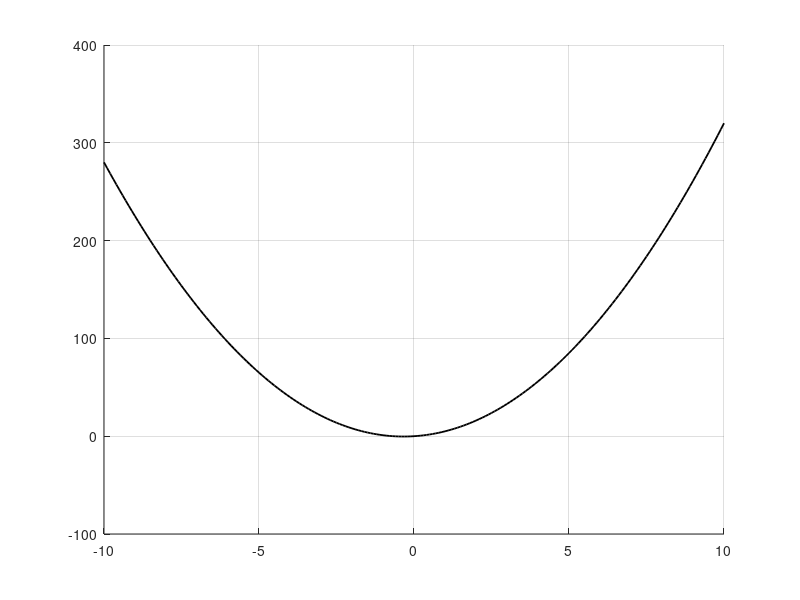

The MATLAB source for this figure: (Note: this script raises an error after producing the figure.)
% EN.525.645.82.SP25 Homework 4
% Written by Brian Caskey on 03/15/2025

clear, clc

%% 4.1.1 
% Use Newton’s method to find the value of x for which the curve 
% y = 2x + 3x^2 is equal to 0.
%
% note that y' = 2 + 6x

% initial guess
x = nan(1,1000);
x(1) = 5;

% convergence criteria
e = 0.001;

% run loop (stop at 1000 loops)
for n = 1:1000

    % compute f(x_n) and f'(x_n)
    f_x_n  = 2*x(n) + 3*x(n)^2;
    fp_x_n = 2 + 6*x(n);

    % now compute x_n+1 via the equation from 
    % https://en.wikipedia.org/wiki/Newton%27s_method
    %
    % x_n+1 = x_n - f(x_n) / f'(x_n)
    x(n+1) = x(n) - f_x_n / fp_x_n;

    % display iteration
    fprintf("x_n = %f\nx(n+1) = %f\n\n", x(n), x(n+1));

    % if the convergence criteria is met, finish loop
    if abs(x(n) - x(n+1)) < e
        break
    end

end


% ---- Run plot check for fun -----
figure(); grid on; hold on;

% set up x axis data
xPlt = -10:0.1:10;

% plot actual function
fnEvl = 2.*xPlt + 3.*xPlt.^2;
plot(xPlt, fnEvl, 'k', 'LineWidth', 1.3);

yline(0)

% now plot lines
c = colormap(turbo(numel(find(~isnan(x)))));
for i = 1:numel(find(~isnan(x)))
    
    % plot point on function
    scatter(x(i), 2*x(i) + 3*x(i)^2, 'x', 'MarkerEdgeColor', c(i,:)); 

    % plot tangent line
    m = 2 + 6*x(i);
    plot(xPlt,  m*(xPlt - x(i)) + 2*x(i) + 3*x(i)^2, '--', 'Color', c(i,:));
    
    xline(x(i+1), ':', 'Color', c(i,:), 'LineWidth', 1.5)
end


%% 4.1.2
% For M = E - e sin E, solve for E when M = pi/2 and e = .3
clear, clc

% From the lecture notes: 
% To solve for E, solve for the roots of the equation `f(E) = E - e sinE - M`
% - Since sin(E) can be expressed as a polynomial by using Taylor series, we know that f(E) has a solution
% - More importantly, this solution can be found using iterative techniques
%
% 1. write as f(x) = 0
% 2. guess an initial value x = x0
% 3. compute the derivative f'(x0)
% 4. solve iteratively for the value of x_n that makes f(x_n) = 0

% constants from problem
M = pi/2;
e = 0.3;

% convergence criteria
eps = 0.001;

% initial guess
x = nan(1,1000);
x(1) = 5;

% run loop (stop at 1000 loops)
for n = 1:1000

    % compute f(x_n) and f'(x_n)
    f_x_n  = x(n) - e * sin(x(n)) - M;
    fp_x_n = 1 - e * cos(x(n));

    % now compute x_n+1 via the equation from 
    % https://en.wikipedia.org/wiki/Newton%27s_method
    %
    % x_n+1 = x_n - f(x_n) / f'(x_n)
    x(n+1) = x(n) - f_x_n / fp_x_n;

    % display iteration
    fprintf("x_n = %f\nx(n+1) = %f\n\n", x(n), x(n+1));

    % if the convergence criteria is met, finish loop
    if abs(x(n) - x(n+1)) < eps
        break
    end

end


% ---- Run plot check for fun -----
figure(); grid on; hold on;

% set up x axis data
xPlt = -10:0.1:10;

% plot actual function
fnEvl = xPlt - e * sin(xPlt) - M;
plot(xPlt, fnEvl, 'r', 'LineWidth', 1.3);

yline(0)

% now plot lines
c = colormap(winter(numel(find(~isnan(x)))));
for i = 1:numel(find(~isnan(x)))
    
    % plot point on function
    scatter(x(i), x(i) - e * sin(x(i)) - M, 'x', 'MarkerEdgeColor', c(i,:)); 

    % plot tangent line
    m = 1 - e * cos(x(i));
    plot(xPlt,  m*(xPlt - x(i)) + x(i) - e * sin(x(i)) - M, '--', 'Color', c(i,:));

    xline(x(i+1), ':', 'Color', c(i,:), 'LineWidth', 1.5)
end


%% 4.2.2 
% Define two circles in a two-dimensional plane that overlap. Specify the 
% centers of the two circles as points x1, y1 and x2, y2. Use Newton’s 
% method to find the two points x01, y01 and x02, y02 at which the circles 
% intersect. This is how GPS works. Specifically, the locations of the GPS 
% satellites are known. A GPS receiver measures the distance to each 
% satellite, thus defining a circle of position on the surface of the 
% earth that corresponds to each satellite. The points at which the circles 
% from multiple satellites intersect are computed, thus defining one’s 
% location on the surface of the earth.
clear, clc

% circle equations
%   Circle 1: F1 = (x - x1)² + (y - y1)² - r1² = 0
%   Circle 2: F2 = (x - x2)² + (y - y2)² - r2² = 0
%
% The jacobian of the systen is
%   J = [dF1/dx  dF1/dy
%        dF2/dx  dF2/dy]
%
% where (using the chain rule) we can find
%   dF1/dx = 2*(x-x1)
%   dF1/dy = 2*(y-y1)
%   dF2/dx = 2*(x-x2)
%   dF2/dy = 2*(y/y2)
%
% The equations from the wiki page below are then followed
% https://en.wikipedia.org/wiki/Newton%27s_method#Multidimensional_formulations 

% circle 1
x1 = 5;
y1 = 10;
r1 = 9;

% circle 2
x2 = -10; 
y2 = -8;
r2 = 15;

% initial guess
X = nan(2,1000);
X(:,1) = [x1; 0];

% convergence criteria
eps = 0.001;

% run loop (stop at 1000 loops)
for n = 1:1000

    % compute circle equations
    F1 = (X(1,n) - x1)^2 + (X(2,n) - y1)^2 - r1^2;
    F2 = (X(1,n) - x2)^2 + (X(2,n) - y2)^2 - r2^2;

    % Jacobian matrix
    J = [2*(X(1,n) - x1), 2*(X(2,n) - y1);
         2*(X(1,n) - x2), 2*(X(2,n) - y2)];

    % Function vector
    F = [F1; F2];

    % Newton & update step: solve J * delta = -F
    delta = -J \ F;
    X(1,n+1) = X(1,n) + delta(1);
    X(2,n+1) = X(2,n) + delta(2);

    % display iteration
    fprintf("X(n) = %f %f \nX(n+1) = %f %f\n\n", X(1,n), X(2,n), X(1,n+1), X(2,n+1));

    % if convergence criteria is met, break
    if norm(delta) < eps
        break;
    end
 
end

% -- Now plot to confirm
th = 0:pi/50:2*pi;

xCir1 = r1 * cos(th) + x1; yCir1 = r1 * sin(th) + y1;
xCir2 = r2 * cos(th) + x2; yCir2 = r2 * sin(th) + y2;

figure; hold on; grid on;
plot(xCir1, yCir1, 'color', 'b')
plot(xCir2, yCir2, 'color', 'r')

intercept_1 = [1.396562 1.752865]; % from code output above
intercept_2 = [-2.462136 4.968446]; 

scatter(intercept_1(1), intercept_1(2), 50, '+', 'MarkerEdgeColor', 'k');
scatter(intercept_2(1), intercept_2(2), 50, '+', 'MarkerEdgeColor', 'k');

xlim([-30, 20])
ylim([-30, 20])
